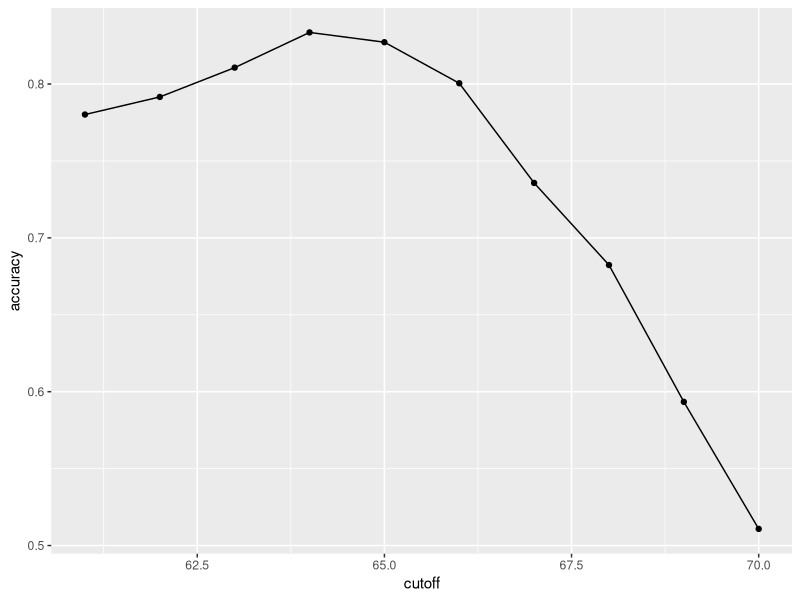
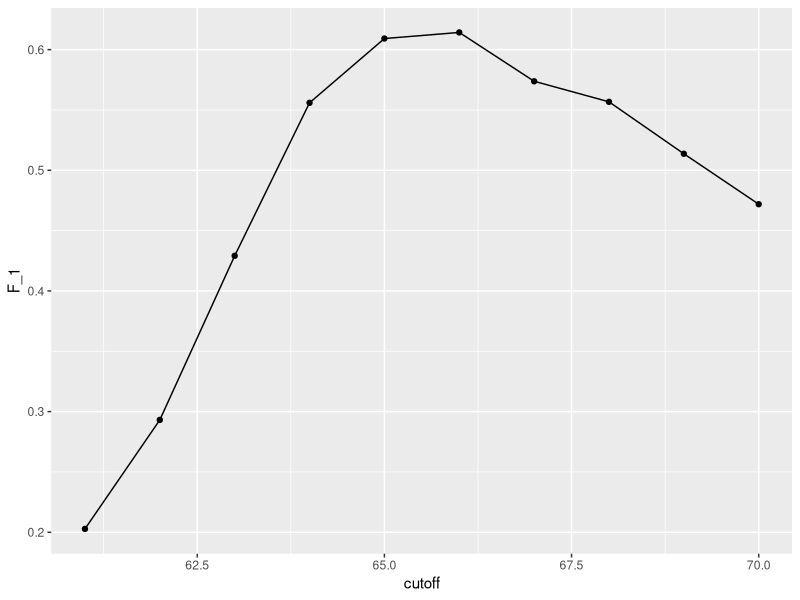
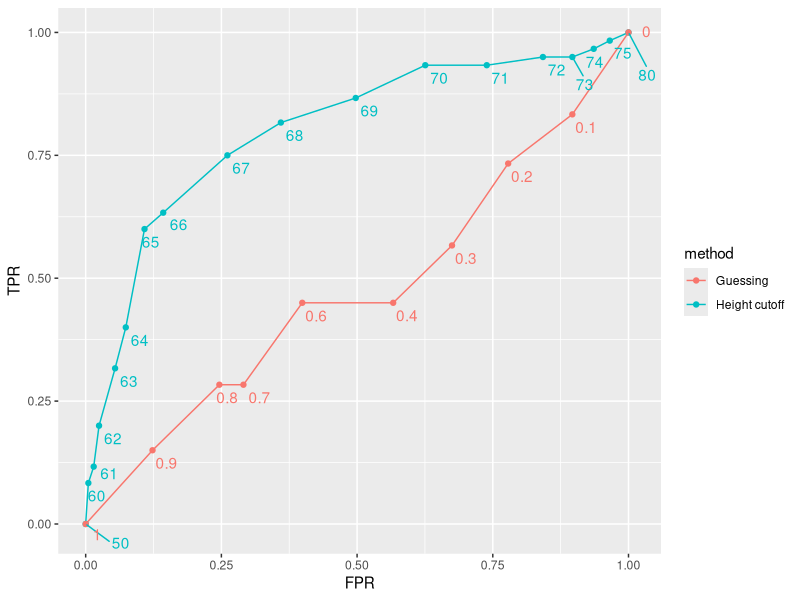
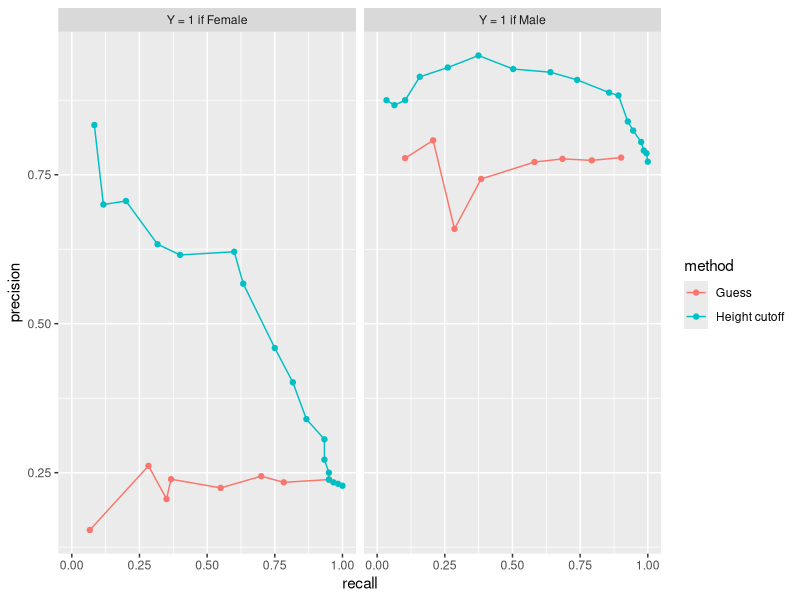

R code for these plots, in order:
## ---- chunk 1
options(digits = 3)
## ---- chunk 2
library(caret) 
library(dslabs) 
## ---- chunk 3
y <- heights$sex 
x <- heights$height 
## ---- chunk 4
set.seed(2007) 
test_index <- createDataPartition(y, times = 1, p = 0.25, list = FALSE) 
## ---- chunk 5
test_set <- heights[test_index, ] 
train_set <- heights[-test_index, ] 
## ---- chunk 6
y_hat <- sample(c("Male", "Female"), length(test_index), replace = TRUE) |> 
  factor(levels = levels(test_set$sex)) 
## ---- chunk 7
mean(y_hat == test_set$sex) 
## ---- chunk 8
library(tidyverse) 
heights |> group_by(sex) |> summarize(avg = mean(height), sd = sd(height)) 
## ---- chunk 9
y_hat <- factor(ifelse(x > 62, "Male", "Female"), levels(test_set$sex)) 
## ---- chunk 10
mean(y == y_hat) 
## ---- chunk 11
cutoff <- seq(61, 70) 
accuracy <- sapply(cutoff, function(x){ 
  y_hat <- factor(ifelse(train_set$height > x, "Male", "Female"), levels = levels(test_set$sex)) 
  mean(y_hat == train_set$sex) 
}) 
## ---- chunk 12
data.frame(cutoff, accuracy) |>  
  ggplot(aes(cutoff, accuracy)) +  
  geom_point() +  
  geom_line()  
## ---- chunk 13
max(accuracy) 
## ---- chunk 14
best_cutoff <- cutoff[which.max(accuracy)] 
best_cutoff 
## ---- chunk 15
y_hat <- ifelse(test_set$height > best_cutoff, "Male", "Female") |>  
  factor(levels = levels(test_set$sex)) 
y_hat <- factor(y_hat) 
mean(y_hat == test_set$sex) 
## ---- chunk 16
cm <- confusionMatrix(data = y_hat, reference = test_set$sex) 
cm$table 
## ---- chunk 17
cm$byClass[c("Sensitivity", "Specificity")] 
## ---- chunk 18
cm$byClass["Prevalence"] 
## ---- chunk 19
library(knitr)
library(kableExtra)
mat <- matrix(c("True positives (TP)", "False negatives (FN)",  
                "False positives (FP)", "True negatives (TN)"), 2, 2) 
colnames(mat) <- c("Actually Positive", "Actually Negative") 
rownames(mat) <- c("Predicted positive", "Predicted negative") 
tmp <- as.data.frame(mat) 
kable(tmp, "html") |> 
  kable_styling(bootstrap_options = "striped", full_width = FALSE) 
## ---- chunk 20
cm$overall["Accuracy"] 
cm$byClass[c("Sensitivity","Specificity", "Prevalence")] 
## ---- chunk 21
cutoff <- seq(61, 70) 
F_1 <- sapply(cutoff, function(x){ 
  y_hat <- factor(ifelse(train_set$height > x, "Male", "Female"), levels(test_set$sex)) 
  F_meas(data = y_hat, reference = factor(train_set$sex)) 
}) 
## ---- chunk 22
data.frame(cutoff, F_1) |>  
  ggplot(aes(cutoff, F_1)) +  
  geom_point() +  
  geom_line()  
## ---- chunk 23
max(F_1) 
## ---- chunk 24
best_cutoff <- cutoff[which.max(F_1)] 
best_cutoff 
## ---- chunk 25
y_hat <- ifelse(test_set$height > best_cutoff, "Male", "Female") |>  
  factor(levels = levels(test_set$sex)) 
sensitivity(data = y_hat, reference = test_set$sex) 
specificity(data = y_hat, reference = test_set$sex) 
## ---- chunk 26
library(ggrepel) 
probs <- seq(0, 1, length.out = 10) 
cutoffs <- c(50, seq(60, 75), 80) 
tmp_1 <- map_df(cutoffs, function(x){ 
  y_hat <- ifelse(test_set$height > x, "Male", "Female") |>  
    factor(levels = c("Female", "Male")) 
   list(method = "Height cutoff", 
        cutoff = x,  
        FPR = 1 - specificity(y_hat, test_set$sex), 
        TPR = sensitivity(y_hat, test_set$sex)) 
})  
tmp_2 <- map_df(probs, function(p){ 
  y_hat <-  
    sample(c("Male", "Female"), nrow(test_set), replace = TRUE, prob = c(p, 1 - p)) |>  
    factor(levels = c("Female", "Male")) 
  list(method = "Guessing", 
       cutoff = round(p,1), 
       FPR = 1 - specificity(y_hat, test_set$sex), 
       TPR = sensitivity(y_hat, test_set$sex)) 
}) 
bind_rows(tmp_1, tmp_2) |> 
  ggplot(aes(FPR, TPR, label = cutoff, color = method)) + 
  geom_line() + 
  geom_point() + 
  geom_text_repel(nudge_x = 0.01, nudge_y = -0.01, show.legend = FALSE) 
## ---- chunk 27
guessing <- map_df(probs[-1], function(p){ 
  y_hat <- sample(c("Male", "Female"), length(test_index),  
                  replace = TRUE, prob = c(p, 1 - p)) |>  
    factor(levels = c("Female", "Male")) 
  list(method = "Guess", 
    recall = sensitivity(y_hat, test_set$sex), 
    precision = precision(y_hat, test_set$sex)) 
}) 
height_cutoff <- map_df(cutoffs[-1], function(x){ 
  y_hat <- ifelse(test_set$height > x, "Male", "Female") |>  
    factor(levels = c("Female", "Male")) 
  list(method = "Height cutoff", 
       recall = sensitivity(y_hat, test_set$sex), 
    precision = precision(y_hat, test_set$sex)) 
}) 
tmp_1 <- bind_rows(guessing, height_cutoff) |> mutate(Positive = "Y = 1 if Female")  
guessing <- map_df(rev(probs)[-1], function(p){ 
  y_hat <- sample(c("Male", "Female"), length(test_index), replace = TRUE,  
                  prob = c(p, 1 - p)) |>  
    factor(levels = c("Male", "Female")) 
  list(method = "Guess", 
    recall = sensitivity(y_hat, relevel(test_set$sex, "Male", "Female")), 
    precision = precision(y_hat, relevel(test_set$sex, "Male", "Female"))) 
}) 
height_cutoff <- map_df(rev(cutoffs)[-1], function(x){ 
  y_hat <- ifelse(test_set$height > x, "Male", "Female") |>  
    factor(levels = c("Male", "Female")) 
  list(method = "Height cutoff", 
       recall = sensitivity(y_hat, relevel(test_set$sex, "Male", "Female")), 
    precision = precision(y_hat, relevel(test_set$sex, "Male", "Female"))) 
}) 
tmp_2 <- bind_rows(guessing, height_cutoff) |> mutate(Positive = "Y = 1 if Male")  
bind_rows(tmp_1, tmp_2) |> 
  ggplot(aes(recall, precision, color = method)) + 
  geom_line() + 
  geom_point() + 
  facet_wrap(~ Positive) 
